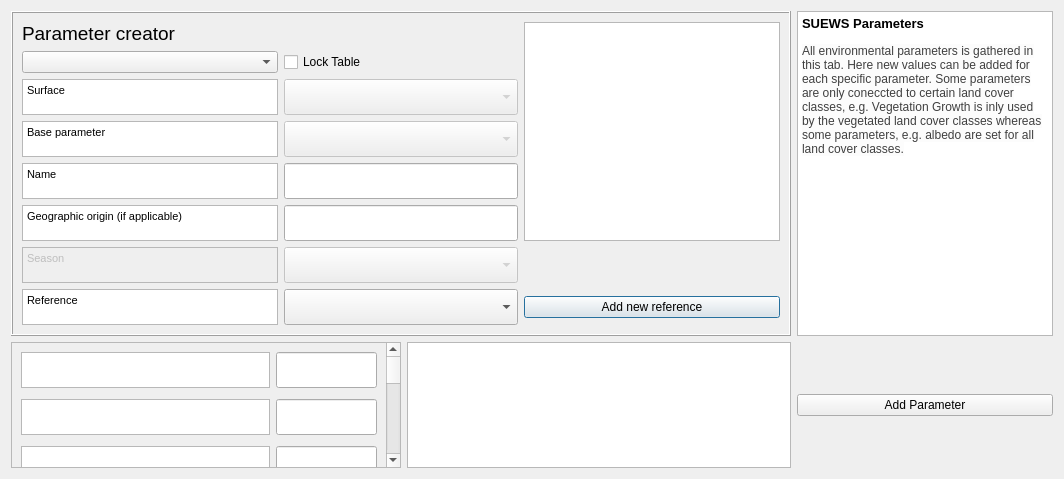
<?xml version="1.0" encoding="UTF-8"?>
<ui version="4.0">
 <class>urban_type_db_editorDialogBase</class>
 <widget class="QDialog" name="urban_type_db_editorDialogBase">
  <property name="geometry">
   <rect>
    <x>0</x>
    <y>0</y>
    <width>1064</width>
    <height>479</height>
   </rect>
  </property>
  <property name="windowTitle">
   <string>Urban Type Database editor</string>
  </property>
  <layout class="QGridLayout" name="gridLayout_3">
   <item row="0" column="0" colspan="2">
    <widget class="QFrame" name="frame1">
     <property name="frameShape">
      <enum>QFrame::Box</enum>
     </property>
     <property name="frameShadow">
      <enum>QFrame::Raised</enum>
     </property>
     <layout class="QGridLayout" name="gridLayout_2">
      <item row="0" column="0">
       <widget class="QLabel" name="label_42">
        <property name="font">
         <font>
          <pointsize>14</pointsize>
          <weight>50</weight>
          <bold>false</bold>
         </font>
        </property>
        <property name="text">
         <string>&lt;!DOCTYPE HTML PUBLIC &quot;-//W3C//DTD HTML 4.0//EN&quot; &quot;http://www.w3.org/TR/REC-html40/strict.dtd&quot;&gt;
&lt;html&gt;&lt;head&gt;&lt;meta name=&quot;qrichtext&quot; content=&quot;1&quot; /&gt;&lt;style type=&quot;text/css&quot;&gt;
p, li { white-space: pre-wrap; }
&lt;/style&gt;&lt;/head&gt;&lt;body style=&quot; font-family:'MS Shell Dlg 2'; font-size:14pt; font-weight:400; font-style:normal;&quot;&gt;
&lt;p style=&quot; margin-top:0px; margin-bottom:0px; margin-left:0px; margin-right:0px; -qt-block-indent:0; text-indent:0px;&quot;&gt;Parameter creator&lt;/p&gt;&lt;/body&gt;&lt;/html&gt;</string>
        </property>
       </widget>
      </item>
      <item row="7" column="1">
       <widget class="QComboBox" name="comboBoxRef">
        <property name="sizePolicy">
         <sizepolicy hsizetype="Expanding" vsizetype="Fixed">
          <horstretch>0</horstretch>
          <verstretch>0</verstretch>
         </sizepolicy>
        </property>
        <property name="minimumSize">
         <size>
          <width>0</width>
          <height>0</height>
         </size>
        </property>
        <property name="maximumSize">
         <size>
          <width>500</width>
          <height>36</height>
         </size>
        </property>
        <item>
         <property name="text">
          <string/>
         </property>
        </item>
       </widget>
      </item>
      <item row="4" column="1">
       <widget class="QgsFilterLineEdit" name="textEditName">
        <property name="maximumSize">
         <size>
          <width>16777215</width>
          <height>36</height>
         </size>
        </property>
        <property name="inputMethodHints">
         <set>Qt::ImhNone</set>
        </property>
        <property name="qgisRelation" stdset="0">
         <string notr="true"/>
        </property>
       </widget>
      </item>
      <item row="6" column="0">
       <widget class="QTextBrowser" name="textBrowserSeason">
        <property name="enabled">
         <bool>false</bool>
        </property>
        <property name="sizePolicy">
         <sizepolicy hsizetype="Expanding" vsizetype="Fixed">
          <horstretch>0</horstretch>
          <verstretch>0</verstretch>
         </sizepolicy>
        </property>
        <property name="maximumSize">
         <size>
          <width>16777215</width>
          <height>36</height>
         </size>
        </property>
        <property name="html">
         <string>&lt;!DOCTYPE HTML PUBLIC &quot;-//W3C//DTD HTML 4.0//EN&quot; &quot;http://www.w3.org/TR/REC-html40/strict.dtd&quot;&gt;
&lt;html&gt;&lt;head&gt;&lt;meta name=&quot;qrichtext&quot; content=&quot;1&quot; /&gt;&lt;style type=&quot;text/css&quot;&gt;
p, li { white-space: pre-wrap; }
&lt;/style&gt;&lt;/head&gt;&lt;body style=&quot; font-family:'MS Shell Dlg 2'; font-size:8.25pt; font-weight:400; font-style:normal;&quot;&gt;
&lt;p style=&quot; margin-top:0px; margin-bottom:0px; margin-left:0px; margin-right:0px; -qt-block-indent:0; text-indent:0px;&quot;&gt;&lt;span style=&quot; font-size:8pt;&quot;&gt;Season&lt;/span&gt;&lt;/p&gt;&lt;/body&gt;&lt;/html&gt;</string>
        </property>
       </widget>
      </item>
      <item row="2" column="0">
       <widget class="QTextBrowser" name="textBrowser_Surface">
        <property name="sizePolicy">
         <sizepolicy hsizetype="Expanding" vsizetype="Fixed">
          <horstretch>0</horstretch>
          <verstretch>0</verstretch>
         </sizepolicy>
        </property>
        <property name="maximumSize">
         <size>
          <width>16777215</width>
          <height>36</height>
         </size>
        </property>
        <property name="html">
         <string>&lt;!DOCTYPE HTML PUBLIC &quot;-//W3C//DTD HTML 4.0//EN&quot; &quot;http://www.w3.org/TR/REC-html40/strict.dtd&quot;&gt;
&lt;html&gt;&lt;head&gt;&lt;meta name=&quot;qrichtext&quot; content=&quot;1&quot; /&gt;&lt;style type=&quot;text/css&quot;&gt;
p, li { white-space: pre-wrap; }
&lt;/style&gt;&lt;/head&gt;&lt;body style=&quot; font-family:'MS Shell Dlg 2'; font-size:8.25pt; font-weight:400; font-style:normal;&quot;&gt;
&lt;p style=&quot; margin-top:0px; margin-bottom:0px; margin-left:0px; margin-right:0px; -qt-block-indent:0; text-indent:0px;&quot;&gt;&lt;span style=&quot; font-size:8pt;&quot;&gt;Surface&lt;/span&gt;&lt;/p&gt;&lt;/body&gt;&lt;/html&gt;</string>
        </property>
       </widget>
      </item>
      <item row="2" column="1">
       <widget class="QComboBox" name="comboBoxSurface">
        <property name="enabled">
         <bool>false</bool>
        </property>
        <property name="sizePolicy">
         <sizepolicy hsizetype="Expanding" vsizetype="Fixed">
          <horstretch>0</horstretch>
          <verstretch>0</verstretch>
         </sizepolicy>
        </property>
        <property name="maximumSize">
         <size>
          <width>16777215</width>
          <height>36</height>
         </size>
        </property>
        <property name="currentIndex">
         <number>-1</number>
        </property>
        <item>
         <property name="text">
          <string>Paved</string>
         </property>
        </item>
        <item>
         <property name="text">
          <string>Building</string>
         </property>
        </item>
        <item>
         <property name="text">
          <string>Evergreen Tree</string>
         </property>
        </item>
        <item>
         <property name="text">
          <string>Deciduous Tree</string>
         </property>
        </item>
        <item>
         <property name="text">
          <string>Grass</string>
         </property>
        </item>
        <item>
         <property name="text">
          <string>Bare Soil</string>
         </property>
        </item>
        <item>
         <property name="text">
          <string>Grass</string>
         </property>
        </item>
        <item>
         <property name="text">
          <string>Water</string>
         </property>
        </item>
        <item>
         <property name="text">
          <string>Snow</string>
         </property>
        </item>
       </widget>
      </item>
      <item row="1" column="0">
       <widget class="QComboBox" name="comboBoxTableSelect">
        <property name="toolTip">
         <string/>
        </property>
       </widget>
      </item>
      <item row="0" column="2" rowspan="6">
       <widget class="QTextBrowser" name="textBrowserRef">
        <property name="sizePolicy">
         <sizepolicy hsizetype="Expanding" vsizetype="Preferred">
          <horstretch>0</horstretch>
          <verstretch>0</verstretch>
         </sizepolicy>
        </property>
        <property name="maximumSize">
         <size>
          <width>500</width>
          <height>16777215</height>
         </size>
        </property>
       </widget>
      </item>
      <item row="5" column="1">
       <widget class="QgsFilterLineEdit" name="textEditOrig">
        <property name="maximumSize">
         <size>
          <width>16777215</width>
          <height>36</height>
         </size>
        </property>
        <property name="qgisRelation" stdset="0">
         <string notr="true"/>
        </property>
       </widget>
      </item>
      <item row="4" column="0">
       <widget class="QTextBrowser" name="textBrowserDesc">
        <property name="sizePolicy">
         <sizepolicy hsizetype="Expanding" vsizetype="Fixed">
          <horstretch>0</horstretch>
          <verstretch>0</verstretch>
         </sizepolicy>
        </property>
        <property name="maximumSize">
         <size>
          <width>16777215</width>
          <height>36</height>
         </size>
        </property>
        <property name="html">
         <string>&lt;!DOCTYPE HTML PUBLIC &quot;-//W3C//DTD HTML 4.0//EN&quot; &quot;http://www.w3.org/TR/REC-html40/strict.dtd&quot;&gt;
&lt;html&gt;&lt;head&gt;&lt;meta name=&quot;qrichtext&quot; content=&quot;1&quot; /&gt;&lt;style type=&quot;text/css&quot;&gt;
p, li { white-space: pre-wrap; }
&lt;/style&gt;&lt;/head&gt;&lt;body style=&quot; font-family:'MS Shell Dlg 2'; font-size:8.25pt; font-weight:400; font-style:normal;&quot;&gt;
&lt;p style=&quot; margin-top:0px; margin-bottom:0px; margin-left:0px; margin-right:0px; -qt-block-indent:0; text-indent:0px;&quot;&gt;&lt;span style=&quot; font-size:8pt;&quot;&gt;Name&lt;/span&gt;&lt;/p&gt;&lt;/body&gt;&lt;/html&gt;</string>
        </property>
       </widget>
      </item>
      <item row="7" column="2">
       <widget class="QPushButton" name="pushButtonToRefManager">
        <property name="text">
         <string>Add new reference</string>
        </property>
       </widget>
      </item>
      <item row="5" column="0">
       <widget class="QTextBrowser" name="textBrowserOrig">
        <property name="sizePolicy">
         <sizepolicy hsizetype="Expanding" vsizetype="Fixed">
          <horstretch>0</horstretch>
          <verstretch>0</verstretch>
         </sizepolicy>
        </property>
        <property name="maximumSize">
         <size>
          <width>16777215</width>
          <height>36</height>
         </size>
        </property>
        <property name="html">
         <string>&lt;!DOCTYPE HTML PUBLIC &quot;-//W3C//DTD HTML 4.0//EN&quot; &quot;http://www.w3.org/TR/REC-html40/strict.dtd&quot;&gt;
&lt;html&gt;&lt;head&gt;&lt;meta name=&quot;qrichtext&quot; content=&quot;1&quot; /&gt;&lt;style type=&quot;text/css&quot;&gt;
p, li { white-space: pre-wrap; }
&lt;/style&gt;&lt;/head&gt;&lt;body style=&quot; font-family:'MS Shell Dlg 2'; font-size:8.25pt; font-weight:400; font-style:normal;&quot;&gt;
&lt;p style=&quot; margin-top:0px; margin-bottom:0px; margin-left:0px; margin-right:0px; -qt-block-indent:0; text-indent:0px;&quot;&gt;&lt;span style=&quot; font-size:8pt;&quot;&gt;Geographic origin (if applicable)&lt;/span&gt;&lt;/p&gt;&lt;/body&gt;&lt;/html&gt;</string>
        </property>
       </widget>
      </item>
      <item row="6" column="1">
       <widget class="QComboBox" name="comboBoxSeason">
        <property name="enabled">
         <bool>false</bool>
        </property>
        <property name="sizePolicy">
         <sizepolicy hsizetype="Expanding" vsizetype="Fixed">
          <horstretch>0</horstretch>
          <verstretch>0</verstretch>
         </sizepolicy>
        </property>
        <property name="maximumSize">
         <size>
          <width>16777215</width>
          <height>36</height>
         </size>
        </property>
        <property name="currentIndex">
         <number>0</number>
        </property>
        <item>
         <property name="text">
          <string/>
         </property>
        </item>
        <item>
         <property name="text">
          <string>Summer</string>
         </property>
        </item>
        <item>
         <property name="text">
          <string>Winter</string>
         </property>
        </item>
       </widget>
      </item>
      <item row="1" column="1">
       <widget class="QCheckBox" name="checkBoxA">
        <property name="text">
         <string>Lock Table</string>
        </property>
       </widget>
      </item>
      <item row="7" column="0">
       <widget class="QTextBrowser" name="textBrowserOrig_2">
        <property name="sizePolicy">
         <sizepolicy hsizetype="Expanding" vsizetype="Fixed">
          <horstretch>0</horstretch>
          <verstretch>0</verstretch>
         </sizepolicy>
        </property>
        <property name="maximumSize">
         <size>
          <width>16777215</width>
          <height>36</height>
         </size>
        </property>
        <property name="html">
         <string>&lt;!DOCTYPE HTML PUBLIC &quot;-//W3C//DTD HTML 4.0//EN&quot; &quot;http://www.w3.org/TR/REC-html40/strict.dtd&quot;&gt;
&lt;html&gt;&lt;head&gt;&lt;meta name=&quot;qrichtext&quot; content=&quot;1&quot; /&gt;&lt;style type=&quot;text/css&quot;&gt;
p, li { white-space: pre-wrap; }
&lt;/style&gt;&lt;/head&gt;&lt;body style=&quot; font-family:'MS Shell Dlg 2'; font-size:8.25pt; font-weight:400; font-style:normal;&quot;&gt;
&lt;p style=&quot; margin-top:0px; margin-bottom:0px; margin-left:0px; margin-right:0px; -qt-block-indent:0; text-indent:0px;&quot;&gt;&lt;span style=&quot; font-size:8pt;&quot;&gt;Reference&lt;/span&gt;&lt;/p&gt;&lt;/body&gt;&lt;/html&gt;</string>
        </property>
       </widget>
      </item>
      <item row="3" column="0">
       <widget class="QTextBrowser" name="textBrowser_Base">
        <property name="sizePolicy">
         <sizepolicy hsizetype="Expanding" vsizetype="Fixed">
          <horstretch>0</horstretch>
          <verstretch>0</verstretch>
         </sizepolicy>
        </property>
        <property name="maximumSize">
         <size>
          <width>16777215</width>
          <height>36</height>
         </size>
        </property>
        <property name="html">
         <string>&lt;!DOCTYPE HTML PUBLIC &quot;-//W3C//DTD HTML 4.0//EN&quot; &quot;http://www.w3.org/TR/REC-html40/strict.dtd&quot;&gt;
&lt;html&gt;&lt;head&gt;&lt;meta name=&quot;qrichtext&quot; content=&quot;1&quot; /&gt;&lt;style type=&quot;text/css&quot;&gt;
p, li { white-space: pre-wrap; }
&lt;/style&gt;&lt;/head&gt;&lt;body style=&quot; font-family:'MS Shell Dlg 2'; font-size:8.25pt; font-weight:400; font-style:normal;&quot;&gt;
&lt;p style=&quot; margin-top:0px; margin-bottom:0px; margin-left:0px; margin-right:0px; -qt-block-indent:0; text-indent:0px;&quot;&gt;Base parameter&lt;/p&gt;&lt;/body&gt;&lt;/html&gt;</string>
        </property>
       </widget>
      </item>
      <item row="3" column="1">
       <widget class="QComboBox" name="comboBoxBase">
        <property name="enabled">
         <bool>false</bool>
        </property>
        <property name="sizePolicy">
         <sizepolicy hsizetype="Expanding" vsizetype="Fixed">
          <horstretch>0</horstretch>
          <verstretch>0</verstretch>
         </sizepolicy>
        </property>
        <property name="maximumSize">
         <size>
          <width>16777215</width>
          <height>36</height>
         </size>
        </property>
        <property name="currentIndex">
         <number>-1</number>
        </property>
        <item>
         <property name="text">
          <string>Paved</string>
         </property>
        </item>
        <item>
         <property name="text">
          <string>Building</string>
         </property>
        </item>
        <item>
         <property name="text">
          <string>Evergreen Tree</string>
         </property>
        </item>
        <item>
         <property name="text">
          <string>Deciduous Tree</string>
         </property>
        </item>
        <item>
         <property name="text">
          <string>Grass</string>
         </property>
        </item>
        <item>
         <property name="text">
          <string>Bare Soil</string>
         </property>
        </item>
        <item>
         <property name="text">
          <string>Grass</string>
         </property>
        </item>
        <item>
         <property name="text">
          <string>Water</string>
         </property>
        </item>
        <item>
         <property name="text">
          <string>Snow</string>
         </property>
        </item>
       </widget>
      </item>
     </layout>
    </widget>
   </item>
   <item row="0" column="2">
    <widget class="QTextBrowser" name="textBrowserDescVar">
     <property name="enabled">
      <bool>true</bool>
     </property>
     <property name="sizePolicy">
      <sizepolicy hsizetype="Preferred" vsizetype="Preferred">
       <horstretch>0</horstretch>
       <verstretch>0</verstretch>
      </sizepolicy>
     </property>
     <property name="minimumSize">
      <size>
       <width>150</width>
       <height>0</height>
      </size>
     </property>
     <property name="maximumSize">
      <size>
       <width>16777215</width>
       <height>16777215</height>
      </size>
     </property>
     <property name="html">
      <string>&lt;!DOCTYPE HTML PUBLIC &quot;-//W3C//DTD HTML 4.0//EN&quot; &quot;http://www.w3.org/TR/REC-html40/strict.dtd&quot;&gt;
&lt;html&gt;&lt;head&gt;&lt;meta name=&quot;qrichtext&quot; content=&quot;1&quot; /&gt;&lt;style type=&quot;text/css&quot;&gt;
p, li { white-space: pre-wrap; }
&lt;/style&gt;&lt;/head&gt;&lt;body style=&quot; font-family:'MS Shell Dlg 2'; font-size:8.25pt; font-weight:400; font-style:normal;&quot;&gt;
&lt;p style=&quot; margin-top:0px; margin-bottom:0px; margin-left:0px; margin-right:0px; -qt-block-indent:0; text-indent:0px;&quot;&gt;&lt;span style=&quot; font-size:10pt; font-weight:600;&quot;&gt;SUEWS Parameters&lt;/span&gt;&lt;/p&gt;
&lt;p style=&quot;-qt-paragraph-type:empty; margin-top:0px; margin-bottom:0px; margin-left:0px; margin-right:0px; -qt-block-indent:0; text-indent:0px; font-size:7.8pt;&quot;&gt;&lt;br /&gt;&lt;/p&gt;
&lt;p style=&quot; margin-top:0px; margin-bottom:0px; margin-left:0px; margin-right:0px; -qt-block-indent:0; text-indent:0px;&quot;&gt;&lt;span style=&quot; font-family:'Lato','proxima-nova','Helvetica Neue','Arial','sans-serif'; font-size:9pt; color:#404040; background-color:#fcfcfc;&quot;&gt;All environmental parameters is gathered in this tab. Here new values can be added for each specific parameter. Some parameters are only coneccted to certain land cover classes, e.g. Vegetation Growth is inly used by the vegetated land cover classes whereas some parameters, e.g. albedo are set for all land cover classes.&lt;/span&gt;&lt;/p&gt;&lt;/body&gt;&lt;/html&gt;</string>
     </property>
    </widget>
   </item>
   <item row="1" column="0">
    <widget class="QScrollArea" name="scrollArea">
     <property name="sizePolicy">
      <sizepolicy hsizetype="Preferred" vsizetype="Expanding">
       <horstretch>0</horstretch>
       <verstretch>0</verstretch>
      </sizepolicy>
     </property>
     <property name="widgetResizable">
      <bool>true</bool>
     </property>
     <widget class="QWidget" name="scrollAreaWidgetContents">
      <property name="geometry">
       <rect>
        <x>0</x>
        <y>0</y>
        <width>398</width>
        <height>714</height>
       </rect>
      </property>
      <layout class="QGridLayout" name="gridLayout_5">
       <item row="0" column="0">
        <layout class="QGridLayout" name="gridLayout">
         <property name="verticalSpacing">
          <number>11</number>
         </property>
         <item row="17" column="1">
          <widget class="QgsFilterLineEdit" name="textEdit_Edit_11">
           <property name="maximumSize">
            <size>
             <width>16777215</width>
             <height>36</height>
            </size>
           </property>
           <property name="qgisRelation" stdset="0">
            <string notr="true"/>
           </property>
          </widget>
         </item>
         <item row="18" column="1">
          <widget class="QgsFilterLineEdit" name="textEdit_Edit_12">
           <property name="maximumSize">
            <size>
             <width>16777215</width>
             <height>36</height>
            </size>
           </property>
           <property name="qgisRelation" stdset="0">
            <string notr="true"/>
           </property>
          </widget>
         </item>
         <item row="17" column="0">
          <widget class="QTextBrowser" name="textBrowser_11">
           <property name="sizePolicy">
            <sizepolicy hsizetype="Expanding" vsizetype="Fixed">
             <horstretch>0</horstretch>
             <verstretch>0</verstretch>
            </sizepolicy>
           </property>
           <property name="maximumSize">
            <size>
             <width>16777215</width>
             <height>36</height>
            </size>
           </property>
           <property name="html">
            <string>&lt;!DOCTYPE HTML PUBLIC &quot;-//W3C//DTD HTML 4.0//EN&quot; &quot;http://www.w3.org/TR/REC-html40/strict.dtd&quot;&gt;
&lt;html&gt;&lt;head&gt;&lt;meta name=&quot;qrichtext&quot; content=&quot;1&quot; /&gt;&lt;style type=&quot;text/css&quot;&gt;
p, li { white-space: pre-wrap; }
&lt;/style&gt;&lt;/head&gt;&lt;body style=&quot; font-family:'MS Shell Dlg 2'; font-size:8.25pt; font-weight:400; font-style:normal;&quot;&gt;
&lt;p style=&quot;-qt-paragraph-type:empty; margin-top:0px; margin-bottom:0px; margin-left:0px; margin-right:0px; -qt-block-indent:0; text-indent:0px; font-size:12pt;&quot;&gt;&lt;br /&gt;&lt;/p&gt;&lt;/body&gt;&lt;/html&gt;</string>
           </property>
          </widget>
         </item>
         <item row="18" column="0">
          <widget class="QTextBrowser" name="textBrowser_12">
           <property name="sizePolicy">
            <sizepolicy hsizetype="Expanding" vsizetype="Fixed">
             <horstretch>0</horstretch>
             <verstretch>0</verstretch>
            </sizepolicy>
           </property>
           <property name="maximumSize">
            <size>
             <width>16777215</width>
             <height>36</height>
            </size>
           </property>
           <property name="html">
            <string>&lt;!DOCTYPE HTML PUBLIC &quot;-//W3C//DTD HTML 4.0//EN&quot; &quot;http://www.w3.org/TR/REC-html40/strict.dtd&quot;&gt;
&lt;html&gt;&lt;head&gt;&lt;meta name=&quot;qrichtext&quot; content=&quot;1&quot; /&gt;&lt;style type=&quot;text/css&quot;&gt;
p, li { white-space: pre-wrap; }
&lt;/style&gt;&lt;/head&gt;&lt;body style=&quot; font-family:'MS Shell Dlg 2'; font-size:8.25pt; font-weight:400; font-style:normal;&quot;&gt;
&lt;p style=&quot;-qt-paragraph-type:empty; margin-top:0px; margin-bottom:0px; margin-left:0px; margin-right:0px; -qt-block-indent:0; text-indent:0px; font-size:12pt;&quot;&gt;&lt;br /&gt;&lt;/p&gt;&lt;/body&gt;&lt;/html&gt;</string>
           </property>
          </widget>
         </item>
         <item row="19" column="0">
          <widget class="QTextBrowser" name="textBrowser_13">
           <property name="sizePolicy">
            <sizepolicy hsizetype="Expanding" vsizetype="Fixed">
             <horstretch>0</horstretch>
             <verstretch>0</verstretch>
            </sizepolicy>
           </property>
           <property name="maximumSize">
            <size>
             <width>16777215</width>
             <height>36</height>
            </size>
           </property>
           <property name="html">
            <string>&lt;!DOCTYPE HTML PUBLIC &quot;-//W3C//DTD HTML 4.0//EN&quot; &quot;http://www.w3.org/TR/REC-html40/strict.dtd&quot;&gt;
&lt;html&gt;&lt;head&gt;&lt;meta name=&quot;qrichtext&quot; content=&quot;1&quot; /&gt;&lt;style type=&quot;text/css&quot;&gt;
p, li { white-space: pre-wrap; }
&lt;/style&gt;&lt;/head&gt;&lt;body style=&quot; font-family:'MS Shell Dlg 2'; font-size:8.25pt; font-weight:400; font-style:normal;&quot;&gt;
&lt;p style=&quot;-qt-paragraph-type:empty; margin-top:0px; margin-bottom:0px; margin-left:0px; margin-right:0px; -qt-block-indent:0; text-indent:0px; font-size:12pt;&quot;&gt;&lt;br /&gt;&lt;/p&gt;&lt;/body&gt;&lt;/html&gt;</string>
           </property>
          </widget>
         </item>
         <item row="12" column="0">
          <widget class="QTextBrowser" name="textBrowser_6">
           <property name="sizePolicy">
            <sizepolicy hsizetype="Expanding" vsizetype="Fixed">
             <horstretch>0</horstretch>
             <verstretch>0</verstretch>
            </sizepolicy>
           </property>
           <property name="maximumSize">
            <size>
             <width>16777215</width>
             <height>36</height>
            </size>
           </property>
           <property name="html">
            <string>&lt;!DOCTYPE HTML PUBLIC &quot;-//W3C//DTD HTML 4.0//EN&quot; &quot;http://www.w3.org/TR/REC-html40/strict.dtd&quot;&gt;
&lt;html&gt;&lt;head&gt;&lt;meta name=&quot;qrichtext&quot; content=&quot;1&quot; /&gt;&lt;style type=&quot;text/css&quot;&gt;
p, li { white-space: pre-wrap; }
&lt;/style&gt;&lt;/head&gt;&lt;body style=&quot; font-family:'MS Shell Dlg 2'; font-size:8.25pt; font-weight:400; font-style:normal;&quot;&gt;
&lt;p style=&quot;-qt-paragraph-type:empty; margin-top:0px; margin-bottom:0px; margin-left:0px; margin-right:0px; -qt-block-indent:0; text-indent:0px; font-size:12pt;&quot;&gt;&lt;br /&gt;&lt;/p&gt;&lt;/body&gt;&lt;/html&gt;</string>
           </property>
          </widget>
         </item>
         <item row="10" column="1">
          <widget class="QgsFilterLineEdit" name="textEdit_Edit_4">
           <property name="maximumSize">
            <size>
             <width>16777215</width>
             <height>36</height>
            </size>
           </property>
           <property name="qgisRelation" stdset="0">
            <string notr="true"/>
           </property>
          </widget>
         </item>
         <item row="6" column="1">
          <widget class="QgsFilterLineEdit" name="textEdit_Edit_0">
           <property name="maximumSize">
            <size>
             <width>16777215</width>
             <height>36</height>
            </size>
           </property>
           <property name="qgisRelation" stdset="0">
            <string notr="true"/>
           </property>
          </widget>
         </item>
         <item row="11" column="1">
          <widget class="QgsFilterLineEdit" name="textEdit_Edit_5">
           <property name="maximumSize">
            <size>
             <width>16777215</width>
             <height>36</height>
            </size>
           </property>
           <property name="qgisRelation" stdset="0">
            <string notr="true"/>
           </property>
          </widget>
         </item>
         <item row="16" column="0">
          <widget class="QTextBrowser" name="textBrowser_10">
           <property name="sizePolicy">
            <sizepolicy hsizetype="Expanding" vsizetype="Fixed">
             <horstretch>0</horstretch>
             <verstretch>0</verstretch>
            </sizepolicy>
           </property>
           <property name="maximumSize">
            <size>
             <width>16777215</width>
             <height>36</height>
            </size>
           </property>
           <property name="html">
            <string>&lt;!DOCTYPE HTML PUBLIC &quot;-//W3C//DTD HTML 4.0//EN&quot; &quot;http://www.w3.org/TR/REC-html40/strict.dtd&quot;&gt;
&lt;html&gt;&lt;head&gt;&lt;meta name=&quot;qrichtext&quot; content=&quot;1&quot; /&gt;&lt;style type=&quot;text/css&quot;&gt;
p, li { white-space: pre-wrap; }
&lt;/style&gt;&lt;/head&gt;&lt;body style=&quot; font-family:'MS Shell Dlg 2'; font-size:8.25pt; font-weight:400; font-style:normal;&quot;&gt;
&lt;p style=&quot;-qt-paragraph-type:empty; margin-top:0px; margin-bottom:0px; margin-left:0px; margin-right:0px; -qt-block-indent:0; text-indent:0px; font-size:12pt;&quot;&gt;&lt;br /&gt;&lt;/p&gt;&lt;/body&gt;&lt;/html&gt;</string>
           </property>
          </widget>
         </item>
         <item row="6" column="0">
          <widget class="QTextBrowser" name="textBrowser_0">
           <property name="sizePolicy">
            <sizepolicy hsizetype="Expanding" vsizetype="Fixed">
             <horstretch>0</horstretch>
             <verstretch>0</verstretch>
            </sizepolicy>
           </property>
           <property name="maximumSize">
            <size>
             <width>16777215</width>
             <height>36</height>
            </size>
           </property>
           <property name="html">
            <string>&lt;!DOCTYPE HTML PUBLIC &quot;-//W3C//DTD HTML 4.0//EN&quot; &quot;http://www.w3.org/TR/REC-html40/strict.dtd&quot;&gt;
&lt;html&gt;&lt;head&gt;&lt;meta name=&quot;qrichtext&quot; content=&quot;1&quot; /&gt;&lt;style type=&quot;text/css&quot;&gt;
p, li { white-space: pre-wrap; }
&lt;/style&gt;&lt;/head&gt;&lt;body style=&quot; font-family:'MS Shell Dlg 2'; font-size:8.25pt; font-weight:400; font-style:normal;&quot;&gt;
&lt;p style=&quot;-qt-paragraph-type:empty; margin-top:0px; margin-bottom:0px; margin-left:0px; margin-right:0px; -qt-block-indent:0; text-indent:0px; font-size:12pt;&quot;&gt;&lt;br /&gt;&lt;/p&gt;&lt;/body&gt;&lt;/html&gt;</string>
           </property>
          </widget>
         </item>
         <item row="15" column="0">
          <widget class="QTextBrowser" name="textBrowser_9">
           <property name="sizePolicy">
            <sizepolicy hsizetype="Expanding" vsizetype="Fixed">
             <horstretch>0</horstretch>
             <verstretch>0</verstretch>
            </sizepolicy>
           </property>
           <property name="maximumSize">
            <size>
             <width>16777215</width>
             <height>36</height>
            </size>
           </property>
           <property name="html">
            <string>&lt;!DOCTYPE HTML PUBLIC &quot;-//W3C//DTD HTML 4.0//EN&quot; &quot;http://www.w3.org/TR/REC-html40/strict.dtd&quot;&gt;
&lt;html&gt;&lt;head&gt;&lt;meta name=&quot;qrichtext&quot; content=&quot;1&quot; /&gt;&lt;style type=&quot;text/css&quot;&gt;
p, li { white-space: pre-wrap; }
&lt;/style&gt;&lt;/head&gt;&lt;body style=&quot; font-family:'MS Shell Dlg 2'; font-size:8.25pt; font-weight:400; font-style:normal;&quot;&gt;
&lt;p style=&quot;-qt-paragraph-type:empty; margin-top:0px; margin-bottom:0px; margin-left:0px; margin-right:0px; -qt-block-indent:0; text-indent:0px; font-size:12pt;&quot;&gt;&lt;br /&gt;&lt;/p&gt;&lt;/body&gt;&lt;/html&gt;</string>
           </property>
          </widget>
         </item>
         <item row="8" column="1">
          <widget class="QgsFilterLineEdit" name="textEdit_Edit_2">
           <property name="maximumSize">
            <size>
             <width>16777215</width>
             <height>36</height>
            </size>
           </property>
           <property name="qgisRelation" stdset="0">
            <string notr="true"/>
           </property>
          </widget>
         </item>
         <item row="8" column="0">
          <widget class="QTextBrowser" name="textBrowser_2">
           <property name="sizePolicy">
            <sizepolicy hsizetype="Expanding" vsizetype="Fixed">
             <horstretch>0</horstretch>
             <verstretch>0</verstretch>
            </sizepolicy>
           </property>
           <property name="maximumSize">
            <size>
             <width>16777215</width>
             <height>36</height>
            </size>
           </property>
           <property name="html">
            <string>&lt;!DOCTYPE HTML PUBLIC &quot;-//W3C//DTD HTML 4.0//EN&quot; &quot;http://www.w3.org/TR/REC-html40/strict.dtd&quot;&gt;
&lt;html&gt;&lt;head&gt;&lt;meta name=&quot;qrichtext&quot; content=&quot;1&quot; /&gt;&lt;style type=&quot;text/css&quot;&gt;
p, li { white-space: pre-wrap; }
&lt;/style&gt;&lt;/head&gt;&lt;body style=&quot; font-family:'MS Shell Dlg 2'; font-size:8.25pt; font-weight:400; font-style:normal;&quot;&gt;
&lt;p style=&quot;-qt-paragraph-type:empty; margin-top:0px; margin-bottom:0px; margin-left:0px; margin-right:0px; -qt-block-indent:0; text-indent:0px; font-size:12pt;&quot;&gt;&lt;br /&gt;&lt;/p&gt;&lt;/body&gt;&lt;/html&gt;</string>
           </property>
          </widget>
         </item>
         <item row="14" column="0">
          <widget class="QTextBrowser" name="textBrowser_8">
           <property name="sizePolicy">
            <sizepolicy hsizetype="Expanding" vsizetype="Fixed">
             <horstretch>0</horstretch>
             <verstretch>0</verstretch>
            </sizepolicy>
           </property>
           <property name="maximumSize">
            <size>
             <width>16777215</width>
             <height>36</height>
            </size>
           </property>
           <property name="html">
            <string>&lt;!DOCTYPE HTML PUBLIC &quot;-//W3C//DTD HTML 4.0//EN&quot; &quot;http://www.w3.org/TR/REC-html40/strict.dtd&quot;&gt;
&lt;html&gt;&lt;head&gt;&lt;meta name=&quot;qrichtext&quot; content=&quot;1&quot; /&gt;&lt;style type=&quot;text/css&quot;&gt;
p, li { white-space: pre-wrap; }
&lt;/style&gt;&lt;/head&gt;&lt;body style=&quot; font-family:'MS Shell Dlg 2'; font-size:8.25pt; font-weight:400; font-style:normal;&quot;&gt;
&lt;p style=&quot;-qt-paragraph-type:empty; margin-top:0px; margin-bottom:0px; margin-left:0px; margin-right:0px; -qt-block-indent:0; text-indent:0px; font-size:12pt;&quot;&gt;&lt;br /&gt;&lt;/p&gt;&lt;/body&gt;&lt;/html&gt;</string>
           </property>
          </widget>
         </item>
         <item row="9" column="1">
          <widget class="QgsFilterLineEdit" name="textEdit_Edit_3">
           <property name="maximumSize">
            <size>
             <width>16777215</width>
             <height>36</height>
            </size>
           </property>
           <property name="qgisRelation" stdset="0">
            <string notr="true"/>
           </property>
          </widget>
         </item>
         <item row="9" column="0">
          <widget class="QTextBrowser" name="textBrowser_3">
           <property name="sizePolicy">
            <sizepolicy hsizetype="Expanding" vsizetype="Fixed">
             <horstretch>0</horstretch>
             <verstretch>0</verstretch>
            </sizepolicy>
           </property>
           <property name="maximumSize">
            <size>
             <width>16777215</width>
             <height>36</height>
            </size>
           </property>
           <property name="html">
            <string>&lt;!DOCTYPE HTML PUBLIC &quot;-//W3C//DTD HTML 4.0//EN&quot; &quot;http://www.w3.org/TR/REC-html40/strict.dtd&quot;&gt;
&lt;html&gt;&lt;head&gt;&lt;meta name=&quot;qrichtext&quot; content=&quot;1&quot; /&gt;&lt;style type=&quot;text/css&quot;&gt;
p, li { white-space: pre-wrap; }
&lt;/style&gt;&lt;/head&gt;&lt;body style=&quot; font-family:'MS Shell Dlg 2'; font-size:8.25pt; font-weight:400; font-style:normal;&quot;&gt;
&lt;p style=&quot;-qt-paragraph-type:empty; margin-top:0px; margin-bottom:0px; margin-left:0px; margin-right:0px; -qt-block-indent:0; text-indent:0px; font-size:12pt;&quot;&gt;&lt;br /&gt;&lt;/p&gt;&lt;/body&gt;&lt;/html&gt;</string>
           </property>
          </widget>
         </item>
         <item row="13" column="0">
          <widget class="QTextBrowser" name="textBrowser_7">
           <property name="sizePolicy">
            <sizepolicy hsizetype="Expanding" vsizetype="Fixed">
             <horstretch>0</horstretch>
             <verstretch>0</verstretch>
            </sizepolicy>
           </property>
           <property name="maximumSize">
            <size>
             <width>16777215</width>
             <height>36</height>
            </size>
           </property>
           <property name="html">
            <string>&lt;!DOCTYPE HTML PUBLIC &quot;-//W3C//DTD HTML 4.0//EN&quot; &quot;http://www.w3.org/TR/REC-html40/strict.dtd&quot;&gt;
&lt;html&gt;&lt;head&gt;&lt;meta name=&quot;qrichtext&quot; content=&quot;1&quot; /&gt;&lt;style type=&quot;text/css&quot;&gt;
p, li { white-space: pre-wrap; }
&lt;/style&gt;&lt;/head&gt;&lt;body style=&quot; font-family:'MS Shell Dlg 2'; font-size:8.25pt; font-weight:400; font-style:normal;&quot;&gt;
&lt;p style=&quot;-qt-paragraph-type:empty; margin-top:0px; margin-bottom:0px; margin-left:0px; margin-right:0px; -qt-block-indent:0; text-indent:0px; font-size:12pt;&quot;&gt;&lt;br /&gt;&lt;/p&gt;&lt;/body&gt;&lt;/html&gt;</string>
           </property>
          </widget>
         </item>
         <item row="7" column="1">
          <widget class="QgsFilterLineEdit" name="textEdit_Edit_1">
           <property name="maximumSize">
            <size>
             <width>16777215</width>
             <height>36</height>
            </size>
           </property>
           <property name="qgisRelation" stdset="0">
            <string notr="true"/>
           </property>
          </widget>
         </item>
         <item row="7" column="0">
          <widget class="QTextBrowser" name="textBrowser_1">
           <property name="sizePolicy">
            <sizepolicy hsizetype="Expanding" vsizetype="Fixed">
             <horstretch>0</horstretch>
             <verstretch>0</verstretch>
            </sizepolicy>
           </property>
           <property name="maximumSize">
            <size>
             <width>16777215</width>
             <height>36</height>
            </size>
           </property>
           <property name="html">
            <string>&lt;!DOCTYPE HTML PUBLIC &quot;-//W3C//DTD HTML 4.0//EN&quot; &quot;http://www.w3.org/TR/REC-html40/strict.dtd&quot;&gt;
&lt;html&gt;&lt;head&gt;&lt;meta name=&quot;qrichtext&quot; content=&quot;1&quot; /&gt;&lt;style type=&quot;text/css&quot;&gt;
p, li { white-space: pre-wrap; }
&lt;/style&gt;&lt;/head&gt;&lt;body style=&quot; font-family:'MS Shell Dlg 2'; font-size:8.25pt; font-weight:400; font-style:normal;&quot;&gt;
&lt;p style=&quot;-qt-paragraph-type:empty; margin-top:0px; margin-bottom:0px; margin-left:0px; margin-right:0px; -qt-block-indent:0; text-indent:0px; font-size:12pt;&quot;&gt;&lt;br /&gt;&lt;/p&gt;&lt;/body&gt;&lt;/html&gt;</string>
           </property>
          </widget>
         </item>
         <item row="15" column="1">
          <widget class="QgsFilterLineEdit" name="textEdit_Edit_9">
           <property name="maximumSize">
            <size>
             <width>16777215</width>
             <height>36</height>
            </size>
           </property>
           <property name="qgisRelation" stdset="0">
            <string notr="true"/>
           </property>
          </widget>
         </item>
         <item row="11" column="0">
          <widget class="QTextBrowser" name="textBrowser_5">
           <property name="sizePolicy">
            <sizepolicy hsizetype="Expanding" vsizetype="Fixed">
             <horstretch>0</horstretch>
             <verstretch>0</verstretch>
            </sizepolicy>
           </property>
           <property name="maximumSize">
            <size>
             <width>16777215</width>
             <height>36</height>
            </size>
           </property>
           <property name="html">
            <string>&lt;!DOCTYPE HTML PUBLIC &quot;-//W3C//DTD HTML 4.0//EN&quot; &quot;http://www.w3.org/TR/REC-html40/strict.dtd&quot;&gt;
&lt;html&gt;&lt;head&gt;&lt;meta name=&quot;qrichtext&quot; content=&quot;1&quot; /&gt;&lt;style type=&quot;text/css&quot;&gt;
p, li { white-space: pre-wrap; }
&lt;/style&gt;&lt;/head&gt;&lt;body style=&quot; font-family:'MS Shell Dlg 2'; font-size:8.25pt; font-weight:400; font-style:normal;&quot;&gt;
&lt;p style=&quot;-qt-paragraph-type:empty; margin-top:0px; margin-bottom:0px; margin-left:0px; margin-right:0px; -qt-block-indent:0; text-indent:0px; font-size:12pt;&quot;&gt;&lt;br /&gt;&lt;/p&gt;&lt;/body&gt;&lt;/html&gt;</string>
           </property>
          </widget>
         </item>
         <item row="14" column="1">
          <widget class="QgsFilterLineEdit" name="textEdit_Edit_8">
           <property name="maximumSize">
            <size>
             <width>16777215</width>
             <height>36</height>
            </size>
           </property>
           <property name="qgisRelation" stdset="0">
            <string notr="true"/>
           </property>
          </widget>
         </item>
         <item row="12" column="1">
          <widget class="QgsFilterLineEdit" name="textEdit_Edit_6">
           <property name="maximumSize">
            <size>
             <width>16777215</width>
             <height>36</height>
            </size>
           </property>
           <property name="qgisRelation" stdset="0">
            <string notr="true"/>
           </property>
          </widget>
         </item>
         <item row="16" column="1">
          <widget class="QgsFilterLineEdit" name="textEdit_Edit_10">
           <property name="maximumSize">
            <size>
             <width>16777215</width>
             <height>36</height>
            </size>
           </property>
           <property name="qgisRelation" stdset="0">
            <string notr="true"/>
           </property>
          </widget>
         </item>
         <item row="13" column="1">
          <widget class="QgsFilterLineEdit" name="textEdit_Edit_7">
           <property name="maximumSize">
            <size>
             <width>16777215</width>
             <height>36</height>
            </size>
           </property>
           <property name="qgisRelation" stdset="0">
            <string notr="true"/>
           </property>
          </widget>
         </item>
         <item row="10" column="0">
          <widget class="QTextBrowser" name="textBrowser_4">
           <property name="sizePolicy">
            <sizepolicy hsizetype="Expanding" vsizetype="Fixed">
             <horstretch>0</horstretch>
             <verstretch>0</verstretch>
            </sizepolicy>
           </property>
           <property name="maximumSize">
            <size>
             <width>16777215</width>
             <height>36</height>
            </size>
           </property>
           <property name="html">
            <string>&lt;!DOCTYPE HTML PUBLIC &quot;-//W3C//DTD HTML 4.0//EN&quot; &quot;http://www.w3.org/TR/REC-html40/strict.dtd&quot;&gt;
&lt;html&gt;&lt;head&gt;&lt;meta name=&quot;qrichtext&quot; content=&quot;1&quot; /&gt;&lt;style type=&quot;text/css&quot;&gt;
p, li { white-space: pre-wrap; }
&lt;/style&gt;&lt;/head&gt;&lt;body style=&quot; font-family:'MS Shell Dlg 2'; font-size:8.25pt; font-weight:400; font-style:normal;&quot;&gt;
&lt;p style=&quot;-qt-paragraph-type:empty; margin-top:0px; margin-bottom:0px; margin-left:0px; margin-right:0px; -qt-block-indent:0; text-indent:0px; font-size:12pt;&quot;&gt;&lt;br /&gt;&lt;/p&gt;&lt;/body&gt;&lt;/html&gt;</string>
           </property>
          </widget>
         </item>
         <item row="20" column="0">
          <widget class="QTextBrowser" name="textBrowser_14">
           <property name="sizePolicy">
            <sizepolicy hsizetype="Expanding" vsizetype="Fixed">
             <horstretch>0</horstretch>
             <verstretch>0</verstretch>
            </sizepolicy>
           </property>
           <property name="maximumSize">
            <size>
             <width>16777215</width>
             <height>36</height>
            </size>
           </property>
           <property name="html">
            <string>&lt;!DOCTYPE HTML PUBLIC &quot;-//W3C//DTD HTML 4.0//EN&quot; &quot;http://www.w3.org/TR/REC-html40/strict.dtd&quot;&gt;
&lt;html&gt;&lt;head&gt;&lt;meta name=&quot;qrichtext&quot; content=&quot;1&quot; /&gt;&lt;style type=&quot;text/css&quot;&gt;
p, li { white-space: pre-wrap; }
&lt;/style&gt;&lt;/head&gt;&lt;body style=&quot; font-family:'MS Shell Dlg 2'; font-size:8.25pt; font-weight:400; font-style:normal;&quot;&gt;
&lt;p style=&quot;-qt-paragraph-type:empty; margin-top:0px; margin-bottom:0px; margin-left:0px; margin-right:0px; -qt-block-indent:0; text-indent:0px; font-size:12pt;&quot;&gt;&lt;br /&gt;&lt;/p&gt;&lt;/body&gt;&lt;/html&gt;</string>
           </property>
          </widget>
         </item>
         <item row="19" column="1">
          <widget class="QgsFilterLineEdit" name="textEdit_Edit_13">
           <property name="maximumSize">
            <size>
             <width>16777215</width>
             <height>36</height>
            </size>
           </property>
           <property name="qgisRelation" stdset="0">
            <string notr="true"/>
           </property>
          </widget>
         </item>
         <item row="20" column="1">
          <widget class="QgsFilterLineEdit" name="textEdit_Edit_14">
           <property name="maximumSize">
            <size>
             <width>16777215</width>
             <height>36</height>
            </size>
           </property>
           <property name="qgisRelation" stdset="0">
            <string notr="true"/>
           </property>
          </widget>
         </item>
        </layout>
       </item>
      </layout>
     </widget>
    </widget>
   </item>
   <item row="1" column="1">
    <widget class="QTextBrowser" name="textBrowserDf">
     <property name="enabled">
      <bool>true</bool>
     </property>
     <property name="sizePolicy">
      <sizepolicy hsizetype="Expanding" vsizetype="Expanding">
       <horstretch>0</horstretch>
       <verstretch>0</verstretch>
      </sizepolicy>
     </property>
     <property name="minimumSize">
      <size>
       <width>300</width>
       <height>0</height>
      </size>
     </property>
     <property name="maximumSize">
      <size>
       <width>16777215</width>
       <height>16777215</height>
      </size>
     </property>
    </widget>
   </item>
   <item row="1" column="2">
    <layout class="QGridLayout" name="gridLayout_8">
     <item row="0" column="0">
      <widget class="QPushButton" name="pushButtonGen">
       <property name="enabled">
        <bool>true</bool>
       </property>
       <property name="text">
        <string>Add Parameter</string>
       </property>
      </widget>
     </item>
    </layout>
   </item>
  </layout>
 </widget>
 <customwidgets>
  <customwidget>
   <class>QgsFilterLineEdit</class>
   <extends>QLineEdit</extends>
   <header>qgsfilterlineedit.h</header>
  </customwidget>
 </customwidgets>
 <resources/>
 <connections>
  <connection>
   <sender>checkBoxA</sender>
   <signal>clicked(bool)</signal>
   <receiver>comboBoxTableSelect</receiver>
   <slot>setDisabled(bool)</slot>
   <hints>
    <hint type="sourcelabel">
     <x>429</x>
     <y>96</y>
    </hint>
    <hint type="destinationlabel">
     <x>51</x>
     <y>135</y>
    </hint>
   </hints>
  </connection>
 </connections>
</ui>
